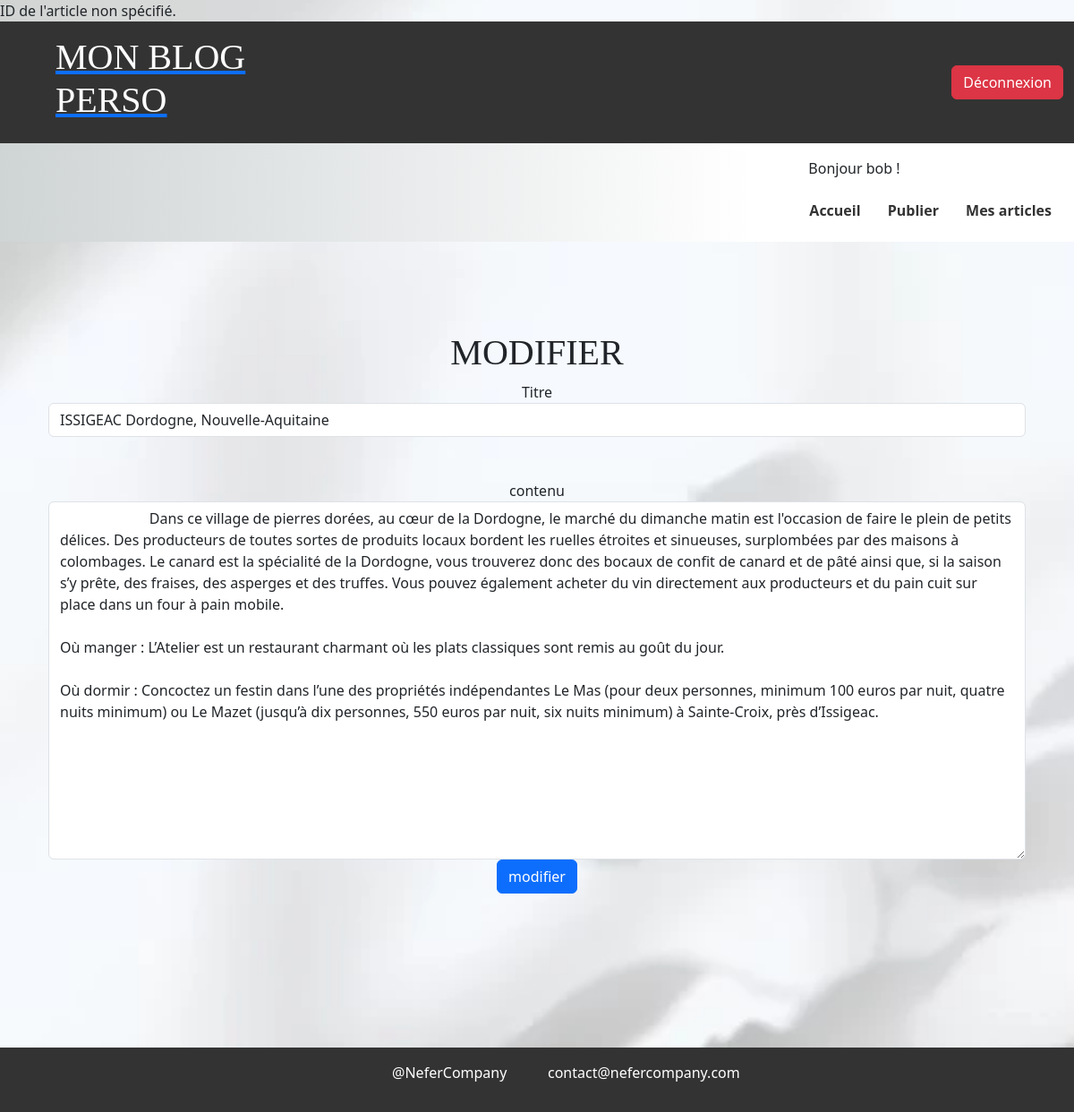
/modifier_article.php?id=36 (signed in), run on the app's committed database.
### tables this page shows
CREATE TABLE IF NOT EXISTS `posts` (
  `id_article` int NOT NULL AUTO_INCREMENT,
  `titre` varchar(255) NOT NULL,
  `contenu` text NOT NULL,
  `date_publication` date NOT NULL,
  `id_user` int NOT NULL,
  `img` longblob NOT NULL,
  PRIMARY KEY (`id_article`),
  KEY `id_user` (`id_user`) USING BTREE
);

### modifier_article.php (the view, shortened to what this page needs)
<?php
include_once('./connect_bdd.php');
if(isset($_GET['id']) && !empty($_GET['id'])){
    $getId = $_GET['id'];
    $recupArticle = $bdd->prepare('SELECT * FROM posts WHERE id_article = ?');
    $recupArticle->execute(array($getId));
    if($recupArticle->rowCount() > 0){
        $articleInfo = $recupArticle->fetch();
        $titre = $articleInfo['titre'];
        $contenu = str_replace('<br />', '', $articleInfo['contenu']);
    } else {
        echo "Article non trouvé.";
    }
}
?>
<!DOCTYPE html>
<html lang="fr">
<head>
    <link rel="stylesheet" href="./assets/css/style.css">
    <link href="https://cdn.jsdelivr.net/npm/bootstrap@5.3.3/dist/css/bootstrap.min.css" rel="stylesheet">
</head>
<body>
    <header class="container-fluid">
        <nav class="row align-items-center justify-content-between" id="hightNav">
            <div class="col-6 col-md-3">
                <a href="index.php"><h1 class="logo">Mon Blog Perso</h1></a>
            </div>
            <div class="col-6 col-md-9 text-end">
                <ul class="list-inline mb-0">
                    <li class="list-inline-item">
                        <?php if(empty($_SESSION['mdp'])): ?>
                            <a href="./inscription.php" class="btn btn-primary">Inscription</a>
                            <a href="./connexion.php" class="btn btn-secondary">Connexion</a>
                        <?php else: ?>
                            <a href="./deconnexion.php" class="btn btn-danger">Déconnexion</a>
                        <?php endif; ?>
                    </li>
                </ul>
            </div>
        </nav>
        <nav class="row align-items-center justify-content-end text-end" id="lowNav">
            <ul class="list-inline mb-0">
                <li class="list-inline-item">
                    <?php if(isset($_SESSION['mdp'])): ?>
                        <div class="container text-start">
                        <p>Bonjour <?= $_SESSION['nom'] ?> !</p>
                        </div>
                        <a href="index.php" class="btn btn-link">Accueil</a>
                        <a href="publier_articles.php" class="btn btn-link">Publier</a>
                        <a href="articles.php" class="btn btn-link">Mes articles</a>
                    <?php endif; ?>
                </li>
            </ul>
        </nav>
    </header>
    <main class="container main">
        <div class="container text-center cont">
            <h1>Modifier</h1>
            <form  method="POST" action=""  class=" row text-center form">
                <div class="form-group">
                    <label for="titre">Titre</label>
                    <input type="text" name="titre" class="form-control" id="titre" autocomplete="off" value="<?= $titre; ?>"><br><br>
                </div>
                <div class="form-group">
                    <label for="contenu">contenu</label>
                    <textarea name="contenu" class="form-control" id="contenu">
                        <?= $contenu; ?>
                    </textarea>
                </div>
                <br>
                <div class="text-center">
                <input type="submit" name="modifier" value="modifier" class="btn btn-primary">
                </div>
            </form>
        </div>
    </main>
    <footer class="container-fluid text-center py-3">
        <div class="row">
            <div class="col-12 col-md-6">
                <p>@NeferCompany</p>
            </div>
            <div class="col-12 col-md-6">
                <p>contact@nefercompany.com</p>
            </div>
        </div>
    </footer>
</body>
</html>

### assets/css/style.css (style rules this page uses)
#lowNav { height: auto; background: linear-gradient(90deg, rgba(207,212,213,1) 0%, rgba(255,255,255,1) 70%); padding: 1rem 0; }
#hightNav { height: auto; background-color: #333; padding: 1rem 0; }
#lowNav> ul> li> a { color: #333; font-weight: 600; text-decoration: none; }
h1, h2 { font-family: fantasy; text-transform: uppercase; }
.logo { color: #fff; margin-left: 50px; font-family: fantasy; }
ul> li> a { color: #fff; text-decoration: none; font-size: 1.3vw; padding: 1rem; }
ul> li { list-style-type: none; }
body { background: url('../img/fond_2_blog.webp'); background-repeat: no-repeat; background-size: cover; background-position: center; }
.main { min-height: 100vh; }
.cont { margin-top: 100px; }
textarea { height: 400px; }
footer { display: flex; justify-content: center; align-items: center; background-color: #333; color: #fff; }

### data on the page
posts: titre "ISSIGEAC Dordogne, Nouvelle-Aquitaine", contenu "Dans ce village de pierres dorées, au cœur de la Dordogne, le marché du dimanche matin est l'occasion de faire le plein de petits délices. Des producteurs de toutes sortes de produits locaux bordent les ruelles étroites et sinueuses, surplombées par des maisons à colombages. Le canard est la spécialité de la Dordogne, vous trouverez donc des bocaux de confit de canard et de pâté ainsi que, si la saison s’y prête, des fraises, des asperges et des truffes. Vous pouvez également acheter du vin directement aux producteurs et du pain cuit sur place dans un four à pain mobile. Où manger : L’Atelier est un restaurant charmant où les plats classiques sont remis au goût du jour. Où dormir :…"

### other printed values
$_SESSION['nom'] "bob"
